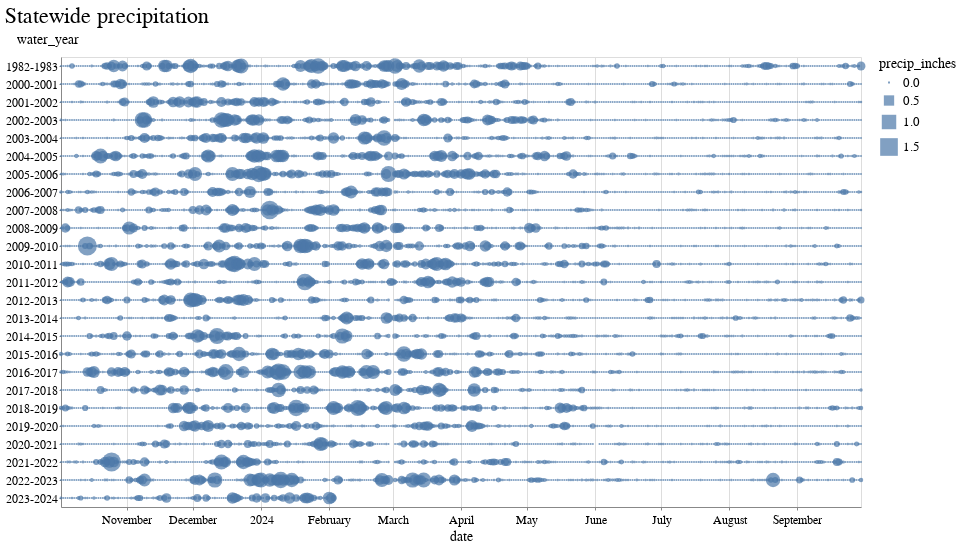

Here is the notebook cell this chart was saved with:
### Code cell
chart_region = atlasIDs[0]

alt.Chart(diffs_melt[diffs_melt.hydrologic_region == chart_region ]).mark_circle().encode(
    x="date:T",
    y="water_year",
    #color="precip_inches",
    size="precip_inches"
).properties(
    title=f"{chart_region} precipitation", 
    width=800
)

### Figure 1 — Vega-Lite specification as saved in the notebook (floating-point values rounded to 4 significant figures; data arrays with more than 128 entries replaced by an {"elided": "..."} marker saying what was removed)
{"config": {"view": {"width": 800, "height": 450}, "background": "#ffffff", "title": {"anchor": "start", "font": "BentonGothic-Bold, sans", "fontColor": "#000000", "fontSize": 22, "fontWeight": "normal"}, "arc": {"fill": "#82c6df"}, "area": {"fill": "#82c6df"}, "line": {"stroke": "#82c6df", "strokeWidth": 3}, "path": {"stroke": "#82c6df"}, "rect": {"fill": "#82c6df"}, "shape": {"stroke": "#82c6df"}, "bar": {"fill": "#82c6df"}, "point": {"stroke": "#82c6df"}, "symbol": {"fill": "#82c6df", "size": 30}, "axis": {"titleFont": "BentonGothic-Bold, sans", "titleFontSize": 14, "titleFontWeight": "normal", "labelFont": "BentonGothic, sans", "labelFontSize": 12, "labelFontWeight": "normal"}, "axisX": {"labelAngle": 0, "labelPadding": 4, "tickSize": 3}, "axisY": {"labelBaseline": "middle", "maxExtent": 45, "minExtent": 45, "tickSize": 2, "titleAlign": "left", "titleAngle": 0, "titleX": -45, "titleY": -11}, "legend": {"titleFont": "BentonGothic-Bold, sans", "titleFontSize": 14, "titleFontWeight": "normal", "symbolType": "square", "labelFont": "BentonGothic, sans", "labelFontSize": 13}, "range": {"category": ["#3580b1", "#ec8431", "#ab7fb4", "#c89d29", "#adc839", "#829eb1"], "diverging": ["#e68a4f", "#f4bb6a", "#f9e39c", "#dadfe2", "#a6b7c6", "#849eae"], "heatmap": ["#fbf2c7", "#f9e39c", "#f8d36e", "#f4bb6a", "#e68a4f", "#d15a40", "#ab4232"], "ordinal": ["#fbf2c7", "#f9e39c", "#f8d36e", "#f4bb6a", "#e68a4f", "#d15a40", "#ab4232"], "ramp": ["#fbf2c7", "#f9e39c", "#f8d36e", "#f4bb6a", "#e68a4f", "#d15a40", "#ab4232"]}}, "data": {"name": "data-7bfa20a9ed9d724057019ad922354739"}, "mark": "circle", "encoding": {"size": {"field": "precip_inches", "type": "quantitative"}, "x": {"field": "date", "type": "temporal"}, "y": {"field": "water_year", "type": "nominal"}}, "title": "Statewide precipitation", "width": 800, "$schema": "https://vega.github.io/schema/vega-lite/v4.17.0.json", "datasets": {"data-7bfa20a9ed9d724057019ad922354739": {"elided": "9150 records"}}}
